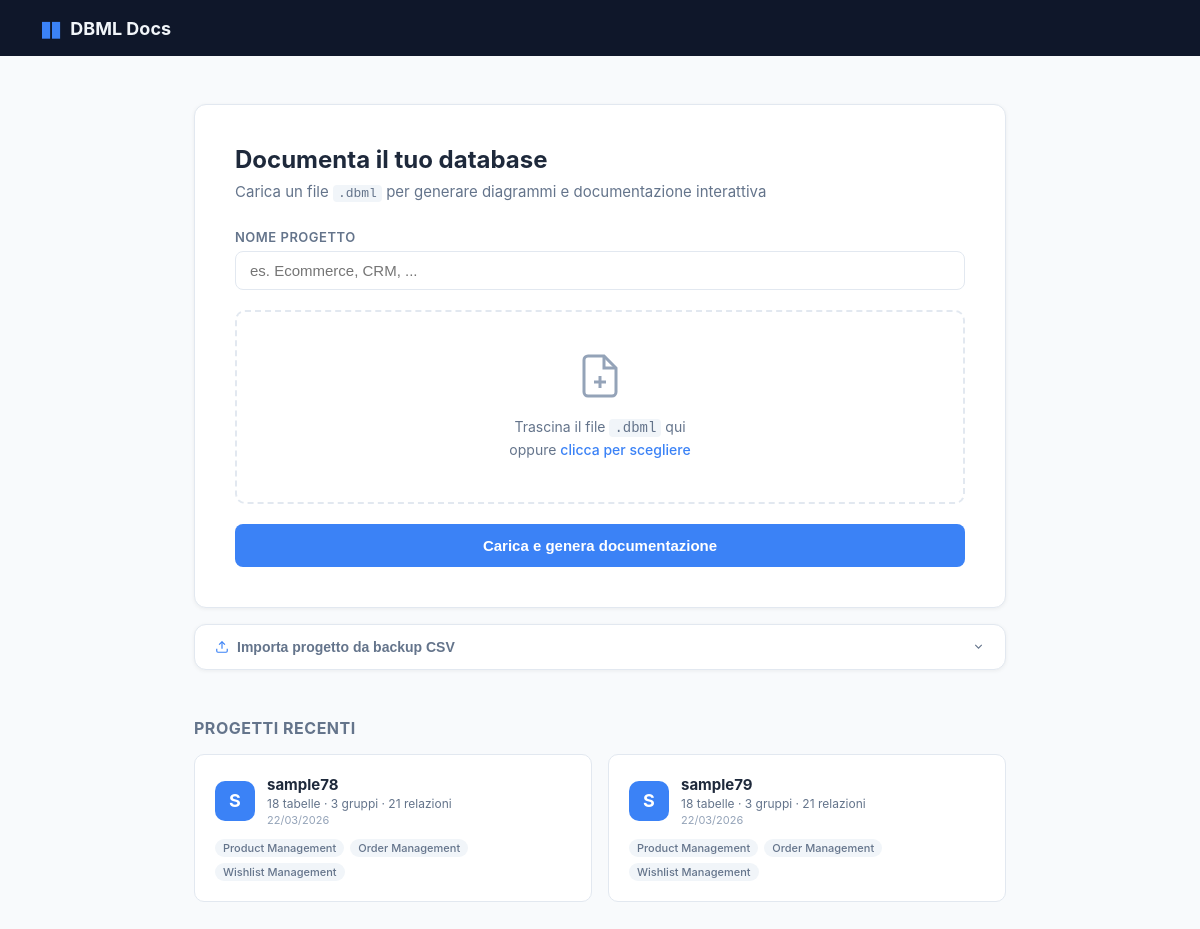
The page / on the database its author committed.
### models.py (models this page shows)
class Project(Base):
    __tablename__ = "projects"
    id:              Mapped[str]            = mapped_column(String(16), primary_key=True)
    name:            Mapped[str]            = mapped_column(String(255), nullable=False)
    tables_data:     Mapped[str]            = mapped_column(Text, default="{}")
    groups_data:     Mapped[str]            = mapped_column(Text, default="{}")
    refs_data:       Mapped[str]            = mapped_column(Text, default="[]")
    ungrouped_data:  Mapped[str]            = mapped_column(Text, default="[]")
    saved_positions:  Mapped[str]           = mapped_column(Text, default="{}")
    notes_data:       Mapped[str]           = mapped_column(Text, default="[]")   # post-it notes
    markdown_notes:   Mapped[Optional[str]] = mapped_column(Text, default="")
    column_notes_data: Mapped[str]          = mapped_column(Text, default="{}")   # "table::col" → note
    created_at:      Mapped[Optional[datetime]] = mapped_column(
        DateTime, server_default=func.now()
    )

### main.py (the view)
@app.get("/", response_class=HTMLResponse)
async def index(request: Request, db: Session = Depends(get_db)):
    projects = [_to_dict(p) for p in db.query(Project).order_by(Project.name).all()]
    return templates.TemplateResponse("index.html", {
        "request": request, "projects": projects,
    })

### templates/index.html (shortened to what this page needs)
<!DOCTYPE html>
<html lang="it">
<head>
  <link rel="stylesheet" href="/static/css/style.css" />
</head>
<body class="index-page">
  <div class="index-header">
    <div class="logo">
      <span class="logo-icon">&#9646;&#9646;</span>
      <span class="logo-text">DBML Docs</span>
    </div>
  </div>
  <div class="index-body">
    <div class="upload-card">
      <h1>Documenta il tuo database</h1>
      <p class="subtitle">Carica un file <code>.dbml</code> per generare diagrammi e documentazione interattiva</p>
      <form action="/upload" method="post" enctype="multipart/form-data" id="uploadForm">
        <div class="form-group">
          <label for="name">Nome progetto</label>
          <input type="text" id="name" name="name" placeholder="es. Ecommerce, CRM, ..." required />
        </div>
        <div class="drop-zone" id="dropZone">
          <div class="drop-zone-inner">
            <svg width="48" height="48" viewBox="0 0 24 24" fill="none" stroke="currentColor" stroke-width="1.5">
              <path d="M14 2H6a2 2 0 0 0-2 2v16a2 2 0 0 0 2 2h12a2 2 0 0 0 2-2V8z"/>
              <polyline points="14 2 14 8 20 8"/>
              <line x1="12" y1="18" x2="12" y2="12"/>
              <line x1="9" y1="15" x2="15" y2="15"/>
            </svg>
            <p id="dropText">Trascina il file <code>.dbml</code> qui<br/>oppure <span class="link-text">clicca per scegliere</span></p>
          </div>
        </div>
        <button type="submit" class="btn btn-primary btn-block" id="submitBtn">Carica e genera documentazione</button>
      </form>
    </div>
    <div class="import-card" id="importCard">
      <button class="import-toggle" onclick="toggleImport()" id="importToggle">
        <svg width="14" height="14" viewBox="0 0 24 24" fill="none" stroke="currentColor" stroke-width="2"><path d="M21 15v4a2 2 0 0 1-2 2H5a2 2 0 0 1-2-2v-4"/><polyline points="17 8 12 3 7 8"/><line x1="12" y1="3" x2="12" y2="15"/></svg>
        Importa progetto da backup CSV
        <svg class="import-chev" width="13" height="13" viewBox="0 0 24 24" fill="none" stroke="currentColor" stroke-width="2"><polyline points="6 9 12 15 18 9"/></svg>
      </button>
    </div>
    {% if projects %}
    <div class="projects-section">
      <h2>Progetti recenti</h2>
      <div class="projects-grid">
        {% for p in projects %}
        <a href="/project/{{ p.id }}" class="project-card">
          <div class="project-card-header">
            <div class="project-icon">{{ p.name[0] | upper }}</div>
            <div class="project-meta">
              <div class="project-name">{{ p.name }}</div>
              <div class="project-stats">
                {{ p.tables | length }} tabelle &middot;
                {{ p.groups | length }} gruppi &middot;
                {{ p.refs | length }} relazioni
              </div>
              {% if p.created_at %}<div class="project-date">{{ p.created_at }}</div>{% endif %}
            </div>
          </div>
          <div class="project-groups">
            {% for g in p.groups %}
            <span class="group-tag">{{ g }}</span>
            {% endfor %}
          </div>
        </a>
        {% endfor %}
      </div>
    </div>
    {% endif %}
  </div>
</body>
</html>

### rows shown on the page
Project: name "S", name "sample78", tables|length "18", groups|length "3", refs|length "21", created_at "22/03/2026", groups "Product Management" "Order Management" "Wishlist Management"
Project: name "S", name "sample79", tables|length "18", groups|length "3", refs|length "21", created_at "22/03/2026", groups "Product Management" "Order Management" "Wishlist Management"
